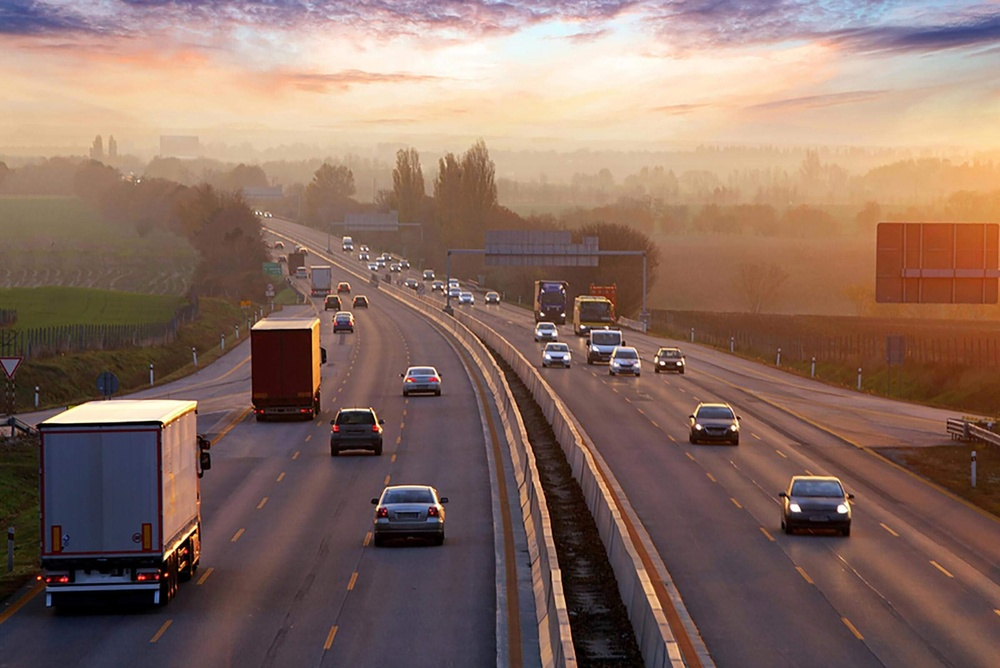
#> input picture road.jpeg, 1000 x 668 px, shrunk from 2400 x 1603 before the run
$ python image_translation.py
#> lines starting #> are read from the running program, lines starting #| are printed output that depends on the picture
import cv2
import numpy as np

image = cv2.imread('road.jpeg')
#> image is the input picture: shape (668, 1000, 3); mean B, G, R 98.4, 109.4, 136.3
# Store height and width of the image
height, width = image.shape[:2]
#> height = 668; width = 1000

quarter_height, quarter_width = height / 4, width / 4
#> quarter_height = 167; quarter_width = 250

T = np.float32([[1, 0, quarter_width], [0, 1, quarter_height]])
#> T = [[1, 0, 250], [0, 1, 167]]

# We use warpAffine to transform
# the image using the matrix, T
img_translation = cv2.warpAffine(image, T, (width, height))
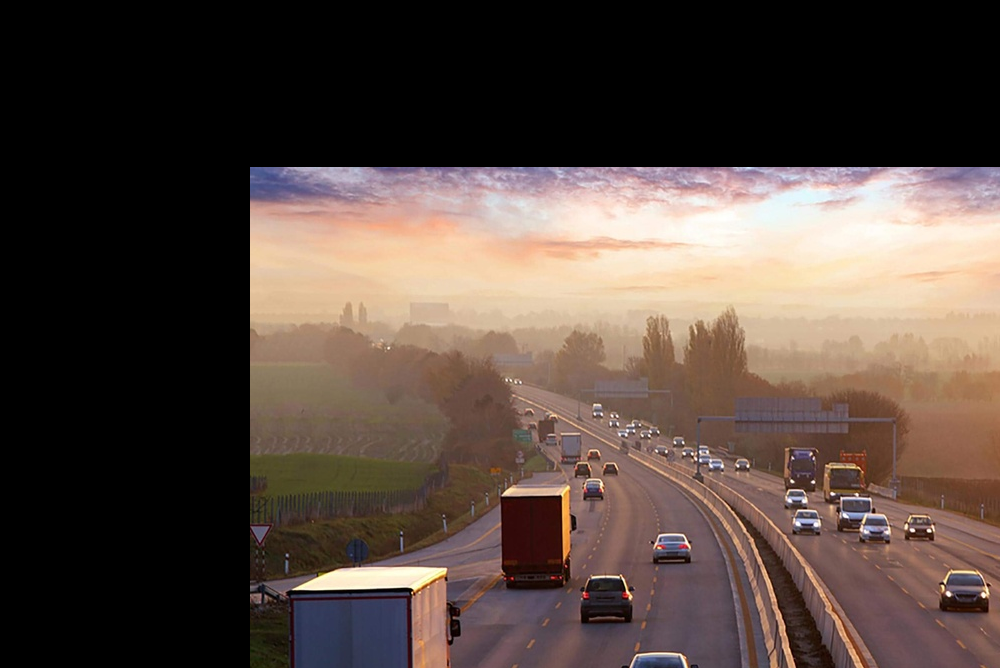
#> img_translation: shape (668, 1000, 3); mean B, G, R 63.5, 70.7, 85.3

cv2.imshow("Originalimage", image)
cv2.imshow('Translation', img_translation)
cv2.waitKey()

cv2.destroyAllWindows()

$ run again, with image1.jpeg copied over road.jpeg
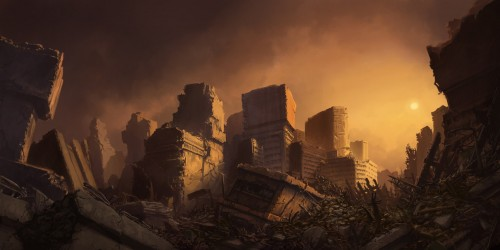
#> input picture image1.jpeg, 500 x 250 px
#> image is the input picture: shape (250, 500, 3); mean B, G, R 34.8, 52.4, 81
#> `img_translation = cv2.warpAffine(image, T, (width, height))`:
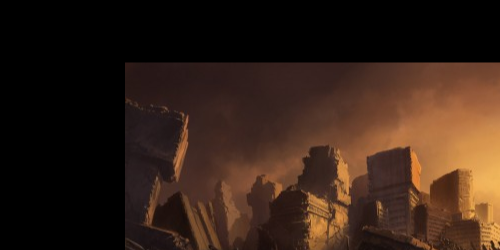
#> img_translation: shape (250, 500, 3); mean B, G, R 22.8, 33.3, 52

$ run again, with chess.png saved as road.jpeg
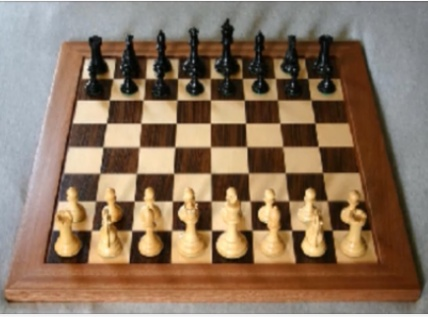
#> input picture chess.png, 428 x 317 px
#> image is the input picture: shape (317, 428, 3); mean B, G, R 95.8, 117.1, 140.2
#> `img_translation = cv2.warpAffine(image, T, (width, height))`:
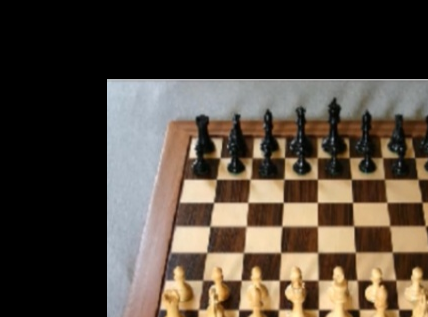
#> img_translation: shape (317, 428, 3); mean B, G, R 59.3, 70.1, 80.3
